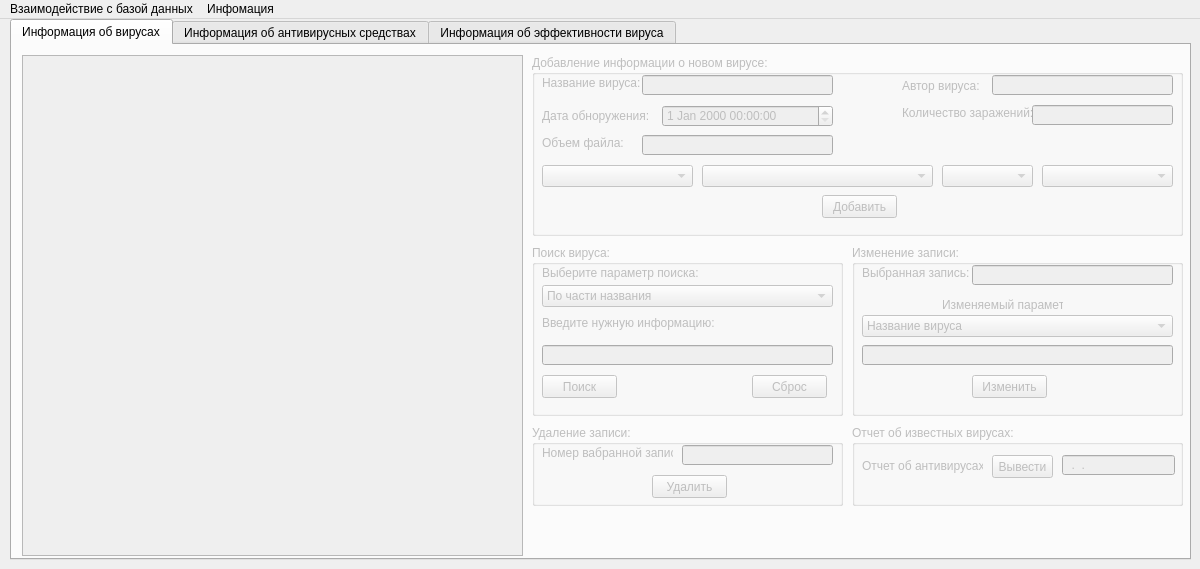
<?xml version="1.0" encoding="UTF-8"?>
<ui version="4.0">
 <class>MainWindow</class>
 <widget class="QMainWindow" name="MainWindow">
  <property name="geometry">
   <rect>
    <x>0</x>
    <y>0</y>
    <width>1200</width>
    <height>569</height>
   </rect>
  </property>
  <property name="minimumSize">
   <size>
    <width>1118</width>
    <height>569</height>
   </size>
  </property>
  <property name="maximumSize">
   <size>
    <width>1200</width>
    <height>569</height>
   </size>
  </property>
  <property name="windowTitle">
   <string>Учет вредоносного программного обеспечения</string>
  </property>
  <widget class="QWidget" name="centralwidget">
   <widget class="QTabWidget" name="tabWidget">
    <property name="geometry">
     <rect>
      <x>10</x>
      <y>0</y>
      <width>1181</width>
      <height>541</height>
     </rect>
    </property>
    <property name="currentIndex">
     <number>0</number>
    </property>
    <widget class="QWidget" name="tab">
     <attribute name="title">
      <string>Информация об вирусах</string>
     </attribute>
     <widget class="QTableView" name="tableView">
      <property name="enabled">
       <bool>false</bool>
      </property>
      <property name="geometry">
       <rect>
        <x>10</x>
        <y>10</y>
        <width>501</width>
        <height>501</height>
       </rect>
      </property>
     </widget>
     <widget class="QGroupBox" name="groupBox">
      <property name="enabled">
       <bool>false</bool>
      </property>
      <property name="geometry">
       <rect>
        <x>520</x>
        <y>10</y>
        <width>651</width>
        <height>181</height>
       </rect>
      </property>
      <property name="title">
       <string>Добавление информации о новом вирусе:</string>
      </property>
      <widget class="QLabel" name="label">
       <property name="geometry">
        <rect>
         <x>10</x>
         <y>20</y>
         <width>101</width>
         <height>16</height>
        </rect>
       </property>
       <property name="text">
        <string>Название вируса:</string>
       </property>
      </widget>
      <widget class="QLineEdit" name="lineEdit">
       <property name="geometry">
        <rect>
         <x>110</x>
         <y>20</y>
         <width>191</width>
         <height>20</height>
        </rect>
       </property>
      </widget>
      <widget class="QLabel" name="label_2">
       <property name="geometry">
        <rect>
         <x>10</x>
         <y>50</y>
         <width>111</width>
         <height>21</height>
        </rect>
       </property>
       <property name="text">
        <string>Дата обноружения:</string>
       </property>
      </widget>
      <widget class="QDateTimeEdit" name="dateTimeEdit">
       <property name="geometry">
        <rect>
         <x>130</x>
         <y>50</y>
         <width>171</width>
         <height>22</height>
        </rect>
       </property>
      </widget>
      <widget class="QLabel" name="label_3">
       <property name="geometry">
        <rect>
         <x>10</x>
         <y>80</y>
         <width>101</width>
         <height>16</height>
        </rect>
       </property>
       <property name="text">
        <string>Объем файла:</string>
       </property>
      </widget>
      <widget class="QLineEdit" name="lineEdit_2">
       <property name="geometry">
        <rect>
         <x>110</x>
         <y>80</y>
         <width>191</width>
         <height>20</height>
        </rect>
       </property>
      </widget>
      <widget class="QLabel" name="label_4">
       <property name="geometry">
        <rect>
         <x>370</x>
         <y>20</y>
         <width>101</width>
         <height>21</height>
        </rect>
       </property>
       <property name="text">
        <string>Автор вируса:</string>
       </property>
      </widget>
      <widget class="QLineEdit" name="lineEdit_3">
       <property name="geometry">
        <rect>
         <x>460</x>
         <y>20</y>
         <width>181</width>
         <height>20</height>
        </rect>
       </property>
      </widget>
      <widget class="QLabel" name="label_5">
       <property name="geometry">
        <rect>
         <x>370</x>
         <y>50</y>
         <width>131</width>
         <height>16</height>
        </rect>
       </property>
       <property name="text">
        <string>Количество заражений:</string>
       </property>
      </widget>
      <widget class="QLineEdit" name="lineEdit_4">
       <property name="geometry">
        <rect>
         <x>500</x>
         <y>50</y>
         <width>141</width>
         <height>20</height>
        </rect>
       </property>
      </widget>
      <widget class="QComboBox" name="comboBox">
       <property name="geometry">
        <rect>
         <x>10</x>
         <y>110</y>
         <width>151</width>
         <height>22</height>
        </rect>
       </property>
      </widget>
      <widget class="QComboBox" name="comboBox_2">
       <property name="geometry">
        <rect>
         <x>170</x>
         <y>110</y>
         <width>231</width>
         <height>22</height>
        </rect>
       </property>
      </widget>
      <widget class="QPushButton" name="pushButton">
       <property name="geometry">
        <rect>
         <x>290</x>
         <y>140</y>
         <width>75</width>
         <height>23</height>
        </rect>
       </property>
       <property name="text">
        <string>Добавить</string>
       </property>
      </widget>
      <widget class="QComboBox" name="comboBox_3">
       <property name="geometry">
        <rect>
         <x>410</x>
         <y>110</y>
         <width>91</width>
         <height>22</height>
        </rect>
       </property>
      </widget>
      <widget class="QComboBox" name="comboBox_4">
       <property name="geometry">
        <rect>
         <x>510</x>
         <y>110</y>
         <width>131</width>
         <height>22</height>
        </rect>
       </property>
      </widget>
     </widget>
     <widget class="QGroupBox" name="groupBox_2">
      <property name="enabled">
       <bool>false</bool>
      </property>
      <property name="geometry">
       <rect>
        <x>520</x>
        <y>200</y>
        <width>311</width>
        <height>171</height>
       </rect>
      </property>
      <property name="title">
       <string>Поиск вируса:</string>
      </property>
      <widget class="QLabel" name="label_6">
       <property name="geometry">
        <rect>
         <x>10</x>
         <y>20</y>
         <width>321</width>
         <height>16</height>
        </rect>
       </property>
       <property name="text">
        <string>Выберите параметр поиска:</string>
       </property>
      </widget>
      <widget class="QComboBox" name="comboBox_5">
       <property name="geometry">
        <rect>
         <x>10</x>
         <y>40</y>
         <width>291</width>
         <height>22</height>
        </rect>
       </property>
       <item>
        <property name="text">
         <string>По части названия</string>
        </property>
       </item>
       <item>
        <property name="text">
         <string>По количеству заражений</string>
        </property>
       </item>
       <item>
        <property name="text">
         <string>По размеру файла</string>
        </property>
       </item>
       <item>
        <property name="text">
         <string>По дате обнаружения</string>
        </property>
       </item>
       <item>
        <property name="text">
         <string>По автору</string>
        </property>
       </item>
      </widget>
      <widget class="QLabel" name="label_7">
       <property name="geometry">
        <rect>
         <x>10</x>
         <y>70</y>
         <width>321</width>
         <height>16</height>
        </rect>
       </property>
       <property name="text">
        <string>Введите нужную информацию:</string>
       </property>
      </widget>
      <widget class="QLineEdit" name="lineEdit_5">
       <property name="geometry">
        <rect>
         <x>10</x>
         <y>100</y>
         <width>291</width>
         <height>20</height>
        </rect>
       </property>
      </widget>
      <widget class="QPushButton" name="pushButton_2">
       <property name="geometry">
        <rect>
         <x>10</x>
         <y>130</y>
         <width>75</width>
         <height>23</height>
        </rect>
       </property>
       <property name="text">
        <string>Поиск</string>
       </property>
      </widget>
      <widget class="QPushButton" name="pushButton_3">
       <property name="geometry">
        <rect>
         <x>220</x>
         <y>130</y>
         <width>75</width>
         <height>23</height>
        </rect>
       </property>
       <property name="text">
        <string>Сброс</string>
       </property>
      </widget>
     </widget>
     <widget class="QGroupBox" name="groupBox_3">
      <property name="enabled">
       <bool>false</bool>
      </property>
      <property name="geometry">
       <rect>
        <x>520</x>
        <y>380</y>
        <width>311</width>
        <height>81</height>
       </rect>
      </property>
      <property name="title">
       <string>Удаление записи:</string>
      </property>
      <widget class="QLabel" name="label_8">
       <property name="geometry">
        <rect>
         <x>10</x>
         <y>20</y>
         <width>131</width>
         <height>16</height>
        </rect>
       </property>
       <property name="text">
        <string>Номер вабранной записи:</string>
       </property>
      </widget>
      <widget class="QLineEdit" name="lineEdit_6">
       <property name="geometry">
        <rect>
         <x>150</x>
         <y>20</y>
         <width>151</width>
         <height>20</height>
        </rect>
       </property>
       <property name="readOnly">
        <bool>true</bool>
       </property>
      </widget>
      <widget class="QPushButton" name="pushButton_4">
       <property name="geometry">
        <rect>
         <x>120</x>
         <y>50</y>
         <width>75</width>
         <height>23</height>
        </rect>
       </property>
       <property name="text">
        <string>Удалить</string>
       </property>
      </widget>
     </widget>
     <widget class="QGroupBox" name="groupBox_5">
      <property name="enabled">
       <bool>false</bool>
      </property>
      <property name="geometry">
       <rect>
        <x>840</x>
        <y>200</y>
        <width>331</width>
        <height>171</height>
       </rect>
      </property>
      <property name="title">
       <string>Изменение записи:</string>
      </property>
      <widget class="QLabel" name="label_11">
       <property name="geometry">
        <rect>
         <x>10</x>
         <y>20</y>
         <width>131</width>
         <height>16</height>
        </rect>
       </property>
       <property name="text">
        <string>Выбранная запись:</string>
       </property>
      </widget>
      <widget class="QLineEdit" name="lineEdit_9">
       <property name="geometry">
        <rect>
         <x>120</x>
         <y>20</y>
         <width>201</width>
         <height>20</height>
        </rect>
       </property>
       <property name="readOnly">
        <bool>true</bool>
       </property>
      </widget>
      <widget class="QLabel" name="label_20">
       <property name="geometry">
        <rect>
         <x>90</x>
         <y>50</y>
         <width>121</width>
         <height>20</height>
        </rect>
       </property>
       <property name="text">
        <string>Изменяемый параметр:</string>
       </property>
      </widget>
      <widget class="QComboBox" name="comboBox_8">
       <property name="geometry">
        <rect>
         <x>10</x>
         <y>70</y>
         <width>311</width>
         <height>22</height>
        </rect>
       </property>
       <item>
        <property name="text">
         <string>Название вируса</string>
        </property>
       </item>
       <item>
        <property name="text">
         <string>Дата обнаружения вируса</string>
        </property>
       </item>
       <item>
        <property name="text">
         <string>Размер кода</string>
        </property>
       </item>
       <item>
        <property name="text">
         <string>Количество известных заражений</string>
        </property>
       </item>
      </widget>
      <widget class="QLineEdit" name="lineEdit_16">
       <property name="geometry">
        <rect>
         <x>10</x>
         <y>100</y>
         <width>311</width>
         <height>20</height>
        </rect>
       </property>
       <property name="readOnly">
        <bool>false</bool>
       </property>
      </widget>
      <widget class="QPushButton" name="pushButton_12">
       <property name="geometry">
        <rect>
         <x>120</x>
         <y>130</y>
         <width>75</width>
         <height>23</height>
        </rect>
       </property>
       <property name="text">
        <string>Изменить</string>
       </property>
      </widget>
     </widget>
     <widget class="QGroupBox" name="groupBox_12">
      <property name="enabled">
       <bool>false</bool>
      </property>
      <property name="geometry">
       <rect>
        <x>840</x>
        <y>380</y>
        <width>331</width>
        <height>81</height>
       </rect>
      </property>
      <property name="title">
       <string>Отчет об известных вирусах:</string>
      </property>
      <widget class="QLabel" name="label_10">
       <property name="geometry">
        <rect>
         <x>10</x>
         <y>30</y>
         <width>121</width>
         <height>21</height>
        </rect>
       </property>
       <property name="text">
        <string>Отчет об антивирусах:</string>
       </property>
      </widget>
      <widget class="QPushButton" name="pushButton_14">
       <property name="geometry">
        <rect>
         <x>140</x>
         <y>30</y>
         <width>61</width>
         <height>23</height>
        </rect>
       </property>
       <property name="text">
        <string>Вывести</string>
       </property>
      </widget>
      <widget class="QLineEdit" name="lineEdit_7">
       <property name="enabled">
        <bool>false</bool>
       </property>
       <property name="geometry">
        <rect>
         <x>210</x>
         <y>30</y>
         <width>113</width>
         <height>20</height>
        </rect>
       </property>
       <property name="inputMask">
        <string>00.00.0000</string>
       </property>
      </widget>
     </widget>
    </widget>
    <widget class="QWidget" name="tab_2">
     <attribute name="title">
      <string>Информация об антивирусных средствах</string>
     </attribute>
     <widget class="QTableView" name="tableView_2">
      <property name="enabled">
       <bool>false</bool>
      </property>
      <property name="geometry">
       <rect>
        <x>10</x>
        <y>10</y>
        <width>501</width>
        <height>501</height>
       </rect>
      </property>
     </widget>
     <widget class="QGroupBox" name="groupBox_6">
      <property name="enabled">
       <bool>false</bool>
      </property>
      <property name="geometry">
       <rect>
        <x>520</x>
        <y>10</y>
        <width>361</width>
        <height>151</height>
       </rect>
      </property>
      <property name="title">
       <string>Добавление информации о новом антивирусе:</string>
      </property>
      <widget class="QLabel" name="label_12">
       <property name="geometry">
        <rect>
         <x>10</x>
         <y>20</y>
         <width>121</width>
         <height>16</height>
        </rect>
       </property>
       <property name="text">
        <string>Название антивируса:</string>
       </property>
      </widget>
      <widget class="QLineEdit" name="lineEdit_10">
       <property name="geometry">
        <rect>
         <x>150</x>
         <y>20</y>
         <width>191</width>
         <height>20</height>
        </rect>
       </property>
      </widget>
      <widget class="QLabel" name="label_14">
       <property name="geometry">
        <rect>
         <x>10</x>
         <y>80</y>
         <width>121</width>
         <height>16</height>
        </rect>
       </property>
       <property name="text">
        <string>Стоимость подписки:</string>
       </property>
      </widget>
      <widget class="QLineEdit" name="lineEdit_11">
       <property name="geometry">
        <rect>
         <x>150</x>
         <y>80</y>
         <width>191</width>
         <height>20</height>
        </rect>
       </property>
      </widget>
      <widget class="QPushButton" name="pushButton_6">
       <property name="geometry">
        <rect>
         <x>130</x>
         <y>120</y>
         <width>75</width>
         <height>23</height>
        </rect>
       </property>
       <property name="text">
        <string>Добавить</string>
       </property>
      </widget>
      <widget class="QLabel" name="label_17">
       <property name="geometry">
        <rect>
         <x>10</x>
         <y>50</y>
         <width>121</width>
         <height>21</height>
        </rect>
       </property>
       <property name="text">
        <string>Фирма производитель:</string>
       </property>
      </widget>
      <widget class="QLineEdit" name="lineEdit_14">
       <property name="geometry">
        <rect>
         <x>150</x>
         <y>50</y>
         <width>191</width>
         <height>20</height>
        </rect>
       </property>
      </widget>
     </widget>
     <widget class="QGroupBox" name="groupBox_7">
      <property name="enabled">
       <bool>false</bool>
      </property>
      <property name="geometry">
       <rect>
        <x>520</x>
        <y>160</y>
        <width>651</width>
        <height>191</height>
       </rect>
      </property>
      <property name="title">
       <string>Поиск антивируса:</string>
      </property>
      <widget class="QPushButton" name="pushButton_7">
       <property name="geometry">
        <rect>
         <x>200</x>
         <y>160</y>
         <width>75</width>
         <height>23</height>
        </rect>
       </property>
       <property name="text">
        <string>Поиск</string>
       </property>
      </widget>
      <widget class="QPushButton" name="pushButton_8">
       <property name="geometry">
        <rect>
         <x>360</x>
         <y>160</y>
         <width>75</width>
         <height>23</height>
        </rect>
       </property>
       <property name="text">
        <string>Сброс</string>
       </property>
      </widget>
      <widget class="QRadioButton" name="radioButton">
       <property name="geometry">
        <rect>
         <x>10</x>
         <y>20</y>
         <width>341</width>
         <height>17</height>
        </rect>
       </property>
       <property name="text">
        <string>По одному параметру</string>
       </property>
      </widget>
      <widget class="QRadioButton" name="radioButton_2">
       <property name="geometry">
        <rect>
         <x>340</x>
         <y>20</y>
         <width>341</width>
         <height>17</height>
        </rect>
       </property>
       <property name="text">
        <string>По двум параметрам</string>
       </property>
      </widget>
      <widget class="QGroupBox" name="groupBox_10">
       <property name="enabled">
        <bool>false</bool>
       </property>
       <property name="geometry">
        <rect>
         <x>10</x>
         <y>40</y>
         <width>311</width>
         <height>111</height>
        </rect>
       </property>
       <property name="title">
        <string>По одному параметру</string>
       </property>
       <widget class="QLabel" name="label_13">
        <property name="geometry">
         <rect>
          <x>10</x>
          <y>20</y>
          <width>321</width>
          <height>16</height>
         </rect>
        </property>
        <property name="text">
         <string>Выберите параметр поиска:</string>
        </property>
       </widget>
       <widget class="QComboBox" name="comboBox_6">
        <property name="geometry">
         <rect>
          <x>10</x>
          <y>40</y>
          <width>291</width>
          <height>22</height>
         </rect>
        </property>
        <item>
         <property name="text">
          <string>По части названия</string>
         </property>
        </item>
        <item>
         <property name="text">
          <string>По фирме производителю</string>
         </property>
        </item>
        <item>
         <property name="text">
          <string>По стоимости</string>
         </property>
        </item>
       </widget>
       <widget class="QLineEdit" name="lineEdit_12">
        <property name="geometry">
         <rect>
          <x>10</x>
          <y>80</y>
          <width>291</width>
          <height>20</height>
         </rect>
        </property>
       </widget>
      </widget>
      <widget class="QGroupBox" name="groupBox_11">
       <property name="geometry">
        <rect>
         <x>330</x>
         <y>40</y>
         <width>311</width>
         <height>111</height>
        </rect>
       </property>
       <property name="title">
        <string>По двум параметрам</string>
       </property>
       <widget class="QLabel" name="label_23">
        <property name="geometry">
         <rect>
          <x>10</x>
          <y>20</y>
          <width>321</width>
          <height>16</height>
         </rect>
        </property>
        <property name="text">
         <string>Выберите параметр поиска:</string>
        </property>
       </widget>
       <widget class="QComboBox" name="comboBox_10">
        <property name="geometry">
         <rect>
          <x>10</x>
          <y>40</y>
          <width>141</width>
          <height>22</height>
         </rect>
        </property>
        <item>
         <property name="text">
          <string>По части названия</string>
         </property>
        </item>
        <item>
         <property name="text">
          <string>По фирме производителю</string>
         </property>
        </item>
        <item>
         <property name="text">
          <string>По стоимости</string>
         </property>
        </item>
       </widget>
       <widget class="QComboBox" name="comboBox_11">
        <property name="geometry">
         <rect>
          <x>160</x>
          <y>40</y>
          <width>141</width>
          <height>22</height>
         </rect>
        </property>
        <item>
         <property name="text">
          <string>По части названия</string>
         </property>
        </item>
        <item>
         <property name="text">
          <string>По фирме производителю</string>
         </property>
        </item>
        <item>
         <property name="text">
          <string>По стоимости</string>
         </property>
        </item>
       </widget>
       <widget class="QLineEdit" name="lineEdit_19">
        <property name="geometry">
         <rect>
          <x>10</x>
          <y>80</y>
          <width>141</width>
          <height>20</height>
         </rect>
        </property>
       </widget>
       <widget class="QLineEdit" name="lineEdit_20">
        <property name="geometry">
         <rect>
          <x>160</x>
          <y>80</y>
          <width>141</width>
          <height>20</height>
         </rect>
        </property>
       </widget>
      </widget>
     </widget>
     <widget class="QGroupBox" name="groupBox_8">
      <property name="enabled">
       <bool>false</bool>
      </property>
      <property name="geometry">
       <rect>
        <x>520</x>
        <y>370</y>
        <width>361</width>
        <height>81</height>
       </rect>
      </property>
      <property name="title">
       <string>Удаление записи:</string>
      </property>
      <widget class="QLabel" name="label_19">
       <property name="geometry">
        <rect>
         <x>10</x>
         <y>20</y>
         <width>131</width>
         <height>16</height>
        </rect>
       </property>
       <property name="text">
        <string>Номер вабранной записи:</string>
       </property>
      </widget>
      <widget class="QLineEdit" name="lineEdit_15">
       <property name="geometry">
        <rect>
         <x>150</x>
         <y>20</y>
         <width>201</width>
         <height>20</height>
        </rect>
       </property>
       <property name="readOnly">
        <bool>true</bool>
       </property>
      </widget>
      <widget class="QPushButton" name="pushButton_11">
       <property name="geometry">
        <rect>
         <x>120</x>
         <y>50</y>
         <width>75</width>
         <height>23</height>
        </rect>
       </property>
       <property name="text">
        <string>Удалить</string>
       </property>
      </widget>
     </widget>
     <widget class="QGroupBox" name="groupBox_9">
      <property name="enabled">
       <bool>false</bool>
      </property>
      <property name="geometry">
       <rect>
        <x>890</x>
        <y>10</y>
        <width>281</width>
        <height>151</height>
       </rect>
      </property>
      <property name="title">
       <string>Изменение записи:</string>
      </property>
      <widget class="QLabel" name="label_21">
       <property name="geometry">
        <rect>
         <x>10</x>
         <y>20</y>
         <width>131</width>
         <height>16</height>
        </rect>
       </property>
       <property name="text">
        <string>Выбранная запись:</string>
       </property>
      </widget>
      <widget class="QLineEdit" name="lineEdit_17">
       <property name="geometry">
        <rect>
         <x>120</x>
         <y>20</y>
         <width>151</width>
         <height>20</height>
        </rect>
       </property>
       <property name="readOnly">
        <bool>true</bool>
       </property>
      </widget>
      <widget class="QLabel" name="label_22">
       <property name="geometry">
        <rect>
         <x>80</x>
         <y>40</y>
         <width>121</width>
         <height>20</height>
        </rect>
       </property>
       <property name="text">
        <string>Изменяемый параметр:</string>
       </property>
      </widget>
      <widget class="QLineEdit" name="lineEdit_18">
       <property name="geometry">
        <rect>
         <x>10</x>
         <y>90</y>
         <width>261</width>
         <height>20</height>
        </rect>
       </property>
       <property name="readOnly">
        <bool>false</bool>
       </property>
      </widget>
      <widget class="QPushButton" name="pushButton_13">
       <property name="geometry">
        <rect>
         <x>110</x>
         <y>120</y>
         <width>75</width>
         <height>23</height>
        </rect>
       </property>
       <property name="text">
        <string>Изменить</string>
       </property>
      </widget>
      <widget class="QComboBox" name="comboBox_9">
       <property name="geometry">
        <rect>
         <x>10</x>
         <y>60</y>
         <width>261</width>
         <height>22</height>
        </rect>
       </property>
       <item>
        <property name="text">
         <string>Название антивируса</string>
        </property>
       </item>
       <item>
        <property name="text">
         <string>Фирма производитель</string>
        </property>
       </item>
       <item>
        <property name="text">
         <string>Стоимость подписки</string>
        </property>
       </item>
      </widget>
     </widget>
     <widget class="QGroupBox" name="groupBox_4">
      <property name="enabled">
       <bool>false</bool>
      </property>
      <property name="geometry">
       <rect>
        <x>890</x>
        <y>370</y>
        <width>281</width>
        <height>81</height>
       </rect>
      </property>
      <property name="title">
       <string>Отчет используемых антивирусных средств:</string>
      </property>
      <widget class="QLabel" name="label_9">
       <property name="geometry">
        <rect>
         <x>10</x>
         <y>50</y>
         <width>141</width>
         <height>21</height>
        </rect>
       </property>
       <property name="text">
        <string>Отчет об антивирусах:</string>
       </property>
      </widget>
      <widget class="QPushButton" name="pushButton_5">
       <property name="geometry">
        <rect>
         <x>150</x>
         <y>50</y>
         <width>75</width>
         <height>23</height>
        </rect>
       </property>
       <property name="text">
        <string>Вывести</string>
       </property>
      </widget>
      <widget class="QLabel" name="label_15">
       <property name="geometry">
        <rect>
         <x>10</x>
         <y>20</y>
         <width>121</width>
         <height>16</height>
        </rect>
       </property>
       <property name="text">
        <string>Интересущая цена:</string>
       </property>
      </widget>
      <widget class="QLineEdit" name="lineEdit_8">
       <property name="geometry">
        <rect>
         <x>120</x>
         <y>20</y>
         <width>151</width>
         <height>20</height>
        </rect>
       </property>
      </widget>
     </widget>
    </widget>
    <widget class="QWidget" name="tab_3">
     <attribute name="title">
      <string>Информация об эффективности вируса</string>
     </attribute>
     <widget class="QTableView" name="tableView_3">
      <property name="enabled">
       <bool>false</bool>
      </property>
      <property name="geometry">
       <rect>
        <x>10</x>
        <y>10</y>
        <width>571</width>
        <height>491</height>
       </rect>
      </property>
     </widget>
     <widget class="QTableView" name="tableView_4">
      <property name="enabled">
       <bool>false</bool>
      </property>
      <property name="geometry">
       <rect>
        <x>620</x>
        <y>10</y>
        <width>551</width>
        <height>491</height>
       </rect>
      </property>
     </widget>
    </widget>
   </widget>
  </widget>
  <widget class="QMenuBar" name="menubar">
   <property name="geometry">
    <rect>
     <x>0</x>
     <y>0</y>
     <width>1200</width>
     <height>21</height>
    </rect>
   </property>
   <widget class="QMenu" name="menu">
    <property name="title">
     <string>Инфомация</string>
    </property>
    <addaction name="action"/>
   </widget>
   <widget class="QMenu" name="menu_2">
    <property name="title">
     <string>Взаимодействие с базой данных</string>
    </property>
    <addaction name="action_2"/>
    <addaction name="separator"/>
    <addaction name="action_4"/>
   </widget>
   <addaction name="menu_2"/>
   <addaction name="menu"/>
  </widget>
  <action name="action">
   <property name="text">
    <string>Информация о программе</string>
   </property>
   <property name="shortcut">
    <string>Ctrl+Q</string>
   </property>
  </action>
  <action name="action_2">
   <property name="text">
    <string>Подлкючиться</string>
   </property>
   <property name="shortcut">
    <string>Ctrl+A</string>
   </property>
  </action>
  <action name="action_4">
   <property name="text">
    <string>Отключиться</string>
   </property>
   <property name="shortcut">
    <string>Ctrl+S</string>
   </property>
  </action>
 </widget>
 <resources/>
 <connections/>
</ui>
